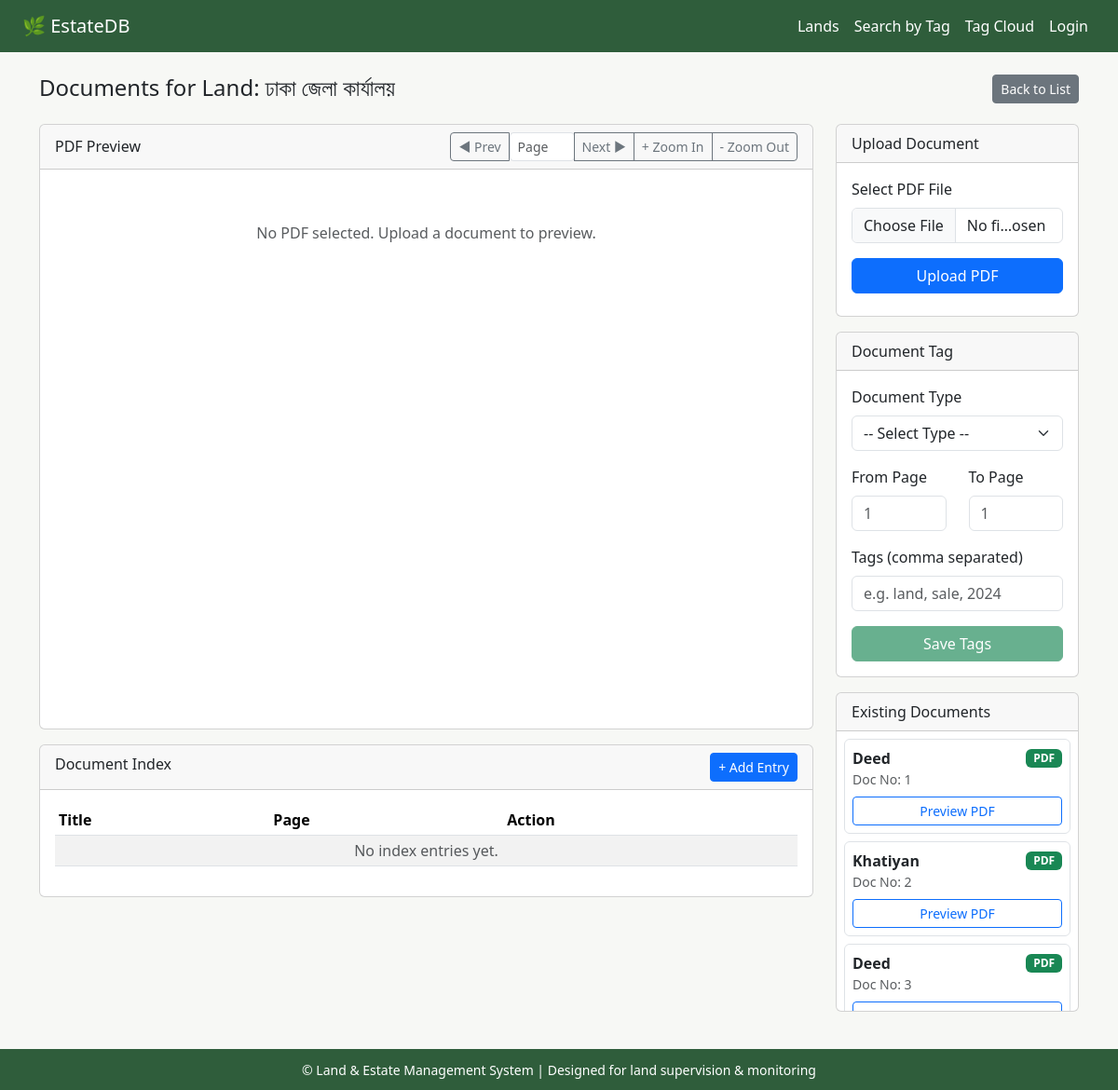
The app's page /documents/1/list/ with its own data.
### lands/models.py (models this page shows, shortened)
class Land(models.Model):
    rd_office = models.CharField(max_length=100)
    division = models.CharField(max_length=100)
    district = models.CharField(max_length=100)
    upazila = models.CharField(max_length=100)
    mouza = models.CharField(max_length=100, blank=True, null=True)
    dag_no = models.CharField(max_length=50, blank=True, null=True)
    khatian_no = models.CharField(max_length=50, blank=True, null=True)
    area = models.DecimalField(max_digits=10, decimal_places=2, help_text="Area in acres")
    owner_name = models.CharField(max_length=150)
    created_at = models.DateTimeField(auto_now_add=True)
    updated_at = models.DateTimeField(auto_now=True)

### documents/models.py (models this page shows, shortened)
class Document(models.Model):
    DOCUMENT_TYPES = [
        ('Uncategorized', 'Uncategorized'),
        ('Gazette', 'Gazette'),
        ('Deed (Sale Deed / Registry Deed)', 'Deed (Sale Deed / Registry Deed)'),
        ('Khatiyan', 'Khatiyan'),
        ('Mutation (Namjari)', 'Mutation (Namjari)'),
        ('Lease Deed', 'Lease Deed'),
        ('Land Tax (Khajna / DCR)', 'Land Tax (Khajna / DCR)'),
        ('Porcha', 'Porcha'),
        ('Mouza Map', 'Mouza Map'),
        ('Baina / Agreement for Sale', 'Baina / Agreement for Sale'),
        ('Land Survey Report', 'Land Survey Report'),
        ('Building Plan Approval', 'Building Plan Approval'),
    ]
    SURVEY_TYPES = [
        ('CS', 'CS'),
        ('SA', 'SA'),
        ('RS', 'RS'),
        ('BDS', 'BDS'),
    ]
    land = models.ForeignKey(Land, on_delete=models.CASCADE, related_name='documents')
    document_type = models.CharField(max_length=50, choices=DOCUMENT_TYPES)
    survey_type = models.CharField(max_length=10, choices=SURVEY_TYPES, blank=True, null=True)
    from_page = models.PositiveIntegerField(blank=True, null=True)
    to_page = models.PositiveIntegerField(blank=True, null=True)
    document_number = models.IntegerField(unique=True, editable=False, null=True, blank=True)
    issue_date = models.DateField(auto_now_add=True)
    issued_by = models.ForeignKey(User, on_delete=models.SET_NULL, null=True)
    file_name = models.CharField(max_length=255, blank=True, null=True)
    file_type = models.CharField(max_length=50, blank=True, null=True)
    description = models.CharField(max_length=255, blank=True, null=True)
    scanned_copy = models.FileField(upload_to=document_path, blank=True, null=True)
    verified = models.BooleanField(default=False)
    merged_pdf = models.FileField(upload_to=document_path, blank=True, null=True)
    created_at = models.DateTimeField(auto_now_add=True)
    updated_at = models.DateTimeField(auto_now=True)

### documents/views.py (the view)
# urls.py: path('<int:land_id>/list/', views.document_list, name='document_list'),
def document_list(request, land_id):
    land = get_object_or_404(Land, pk=land_id)
    documents = land.documents.prefetch_related('pages', 'index_entries').all()
    return render(request, "documents/document_list.html", {
        'documents': documents,
        'land': land
    })

### documents/templates/documents/document_list.html (shortened to what this page needs)
{% extends "base.html" %}
{% load static %}
{% block content %}
<div class="row mb-3">
    <div class="col-md-8">
        <h4>Documents for Land: {{ land.owner_name }}</h4>
    </div>
    <div class="col-md-4 text-end">
        <a href="{% url 'documents:document_list' land.id %}" class="btn btn-secondary btn-sm">Back to List</a>
    </div>
</div>
<div class="row">
    <div class="col-md-9">
        <div class="card">
            <div class="card-header d-flex justify-content-between align-items-center">
                <span>PDF Preview</span>
                <div class="btn-group btn-group-sm">
                    <button class="btn btn-outline-secondary" onclick="scrollToPage('prev')">&#9664; Prev</button>
                    <input type="number" id="pageInput" class="form-control form-control-sm" style="width: 70px;" min="1" placeholder="Page">
                    <button class="btn btn-outline-secondary" onclick="scrollToPage('next')">Next &#9654;</button>
                    <button class="btn btn-outline-secondary" onclick="zoomIn()">+ Zoom In</button>
                    <button class="btn btn-outline-secondary" onclick="zoomOut()">- Zoom Out</button>
                </div>
            </div>
            <div class="card-body p-2" style="height: 600px; overflow: auto;" id="pdfContainer">
                <div id="pdfViewer" class="text-center text-muted p-5">
                    <p>No PDF selected. Upload a document to preview.</p>
                </div>
            </div>
        </div>
        <div class="card mt-3">
            <div class="card-header">
                <span>Document Index</span>
                <button class="btn btn-primary btn-sm float-end" onclick="addIndexEntry()">+ Add Entry</button>
            </div>
            <div class="card-body">
                <table class="table table-sm table-striped" id="indexTable">
                    <thead>
                        <tr>
                            <th>Title</th>
                            <th>Page</th>
                            <th>Action</th>
                        </tr>
                    </thead>
                    <tbody id="indexTableBody">
                        <tr><td colspan="3" class="text-center text-muted">No index entries yet.</td></tr>
                    </tbody>
                </table>
            </div>
        </div>
    </div>
    <div class="col-md-3">
        <div class="card mb-3">
            <div class="card-header">
                <span>Upload Document</span>
            </div>
            <div class="card-body">
                <form id="pdfUploadForm" enctype="multipart/form-data">
                    <div class="mb-3">
                        <label class="form-label">Select PDF File</label>
                        <input type="file" class="form-control" id="pdfFile" name="pdf_file" accept="application/pdf" required>
                    </div>
                    <div class="d-grid mb-2">
                        <button type="button" class="btn btn-primary" id="uploadBtn" onclick="uploadPdfFile()">
                            Upload PDF
                        </button>
                    </div>
                </form>
            </div>
        </div>
        <div class="card mb-3">
            <div class="card-header">
                <span>Document Tag</span>
            </div>
            <div class="card-body">
                <form id="documentTagForm">
                    <div class="mb-3">
                        <label class="form-label">Document Type</label>
                        <select class="form-select" id="documentType" name="document_type" required>
                            <option value="">-- Select Type --</option>
                        </select>
                    </div>
                    <div class="row mb-3">
                        <div class="col-6">
                            <label class="form-label">From Page</label>
                            <input type="number" class="form-control" id="fromPage" name="from_page" min="1" placeholder="1">
                        </div>
                        <div class="col-6">
                            <label class="form-label">To Page</label>
                            <input type="number" class="form-control" id="toPage" name="to_page" min="1" placeholder="1">
                        </div>
                    </div>
                    <div class="mb-3">
                        <label class="form-label">Tags (comma separated)</label>
                        <input type="text" class="form-control" id="tags" name="tags" placeholder="e.g. land, sale, 2024">
                    </div>
                    <div class="d-grid">
                        <button type="button" class="btn btn-success" id="saveTagBtn" onclick="saveDocumentTags()" disabled>
                            Save Tags
                        </button>
                    </div>
                </form>
            </div>
        </div>
        <div class="card mt-3">
            <div class="card-header">
                <span>Existing Documents</span>
            </div>
            <div class="card-body p-2" style="max-height: 300px; overflow-y: auto;">
                {% for d in documents %}
                {% if d.scanned_copy %}
                <div class="border rounded p-2 mb-2 document-item" id="doc-item-{{ d.pk }}"
                     data-pdf-url="{% if d.merged_pdf %}{{ d.merged_pdf.url }}{% else %}{{ d.scanned_copy.url }}{% endif %}">
                    <div class="d-flex justify-content-between align-items-center">
                        <div class="fw-bold">{{ d.document_type }}</div>
                        <span class="badge bg-success">PDF</span>
                    </div>
                    <div class="small text-muted">
                        Doc No: {{ d.document_number }}
                    </div>
                    <button class="btn btn-outline-primary btn-sm w-100 mt-2" onclick="previewDocumentPdf('{{ d.pk }}')">
                        Preview PDF
                    </button>
                </div>
                {% endif %}
                {% empty %}
                <p class="text-muted small">No documents uploaded yet.</p>
                {% endfor %}
            </div>
        </div>
    </div>
</div>
{% endblock %}

### templates/base.html (style rules this page uses)
body { background-color: #f7f8f5; }

### records on screen
Land: owner_name "ঢাকা জেলা কার্যালয়"
Document: document_type "Deed", document_number "1"
Document: document_type "Khatiyan", document_number "2"
Document: document_type "Deed", document_number "3"
